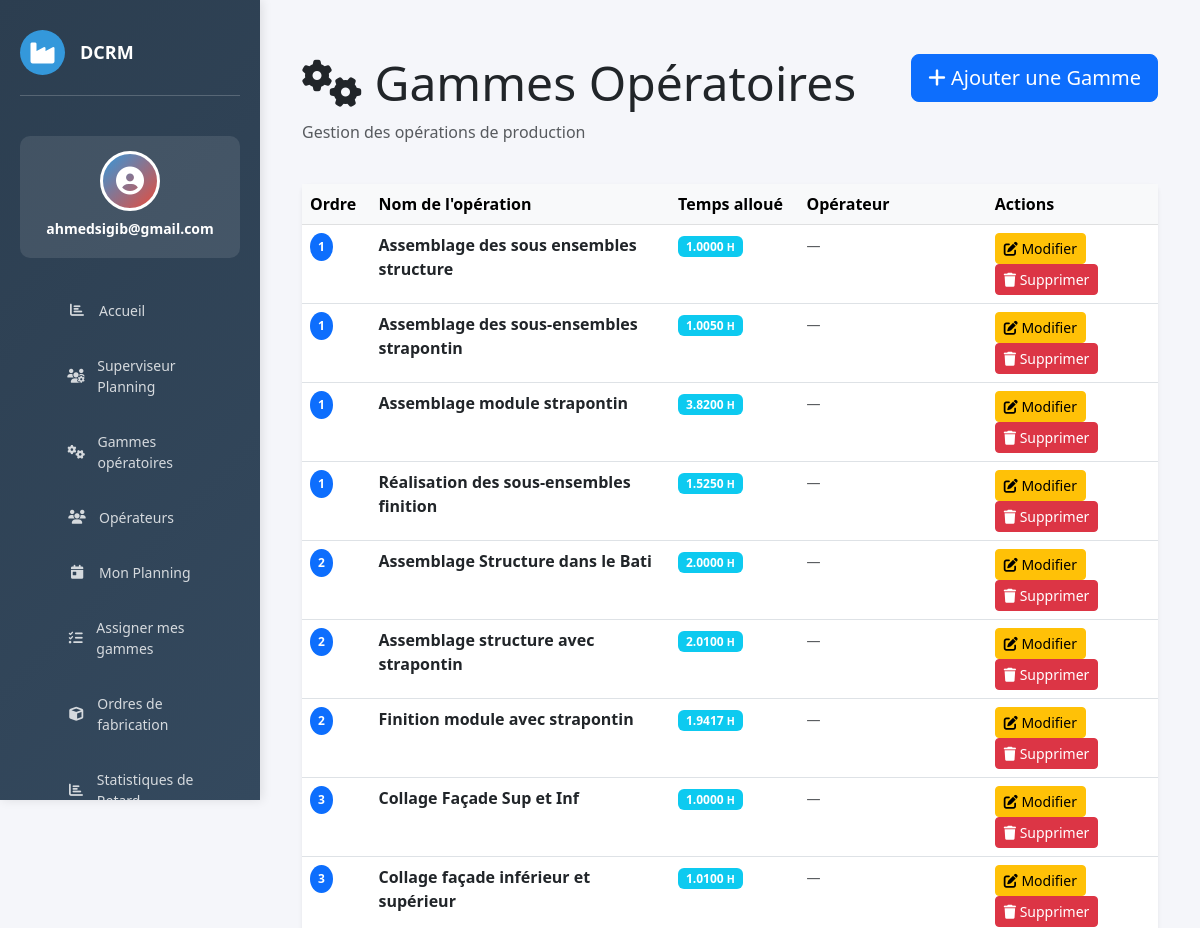
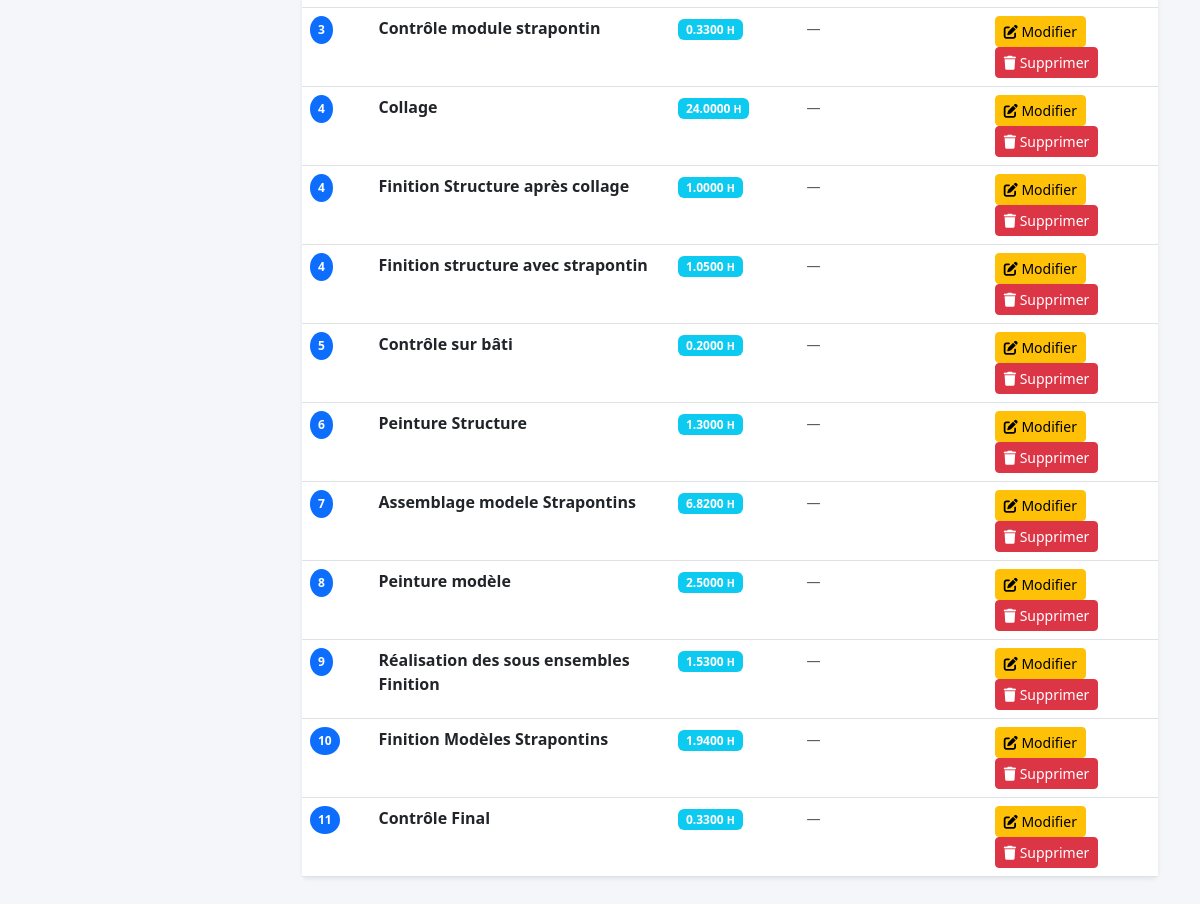
/gammes/ (signed in), run on an earlier commit of the app's database (2 pictures, top to bottom).
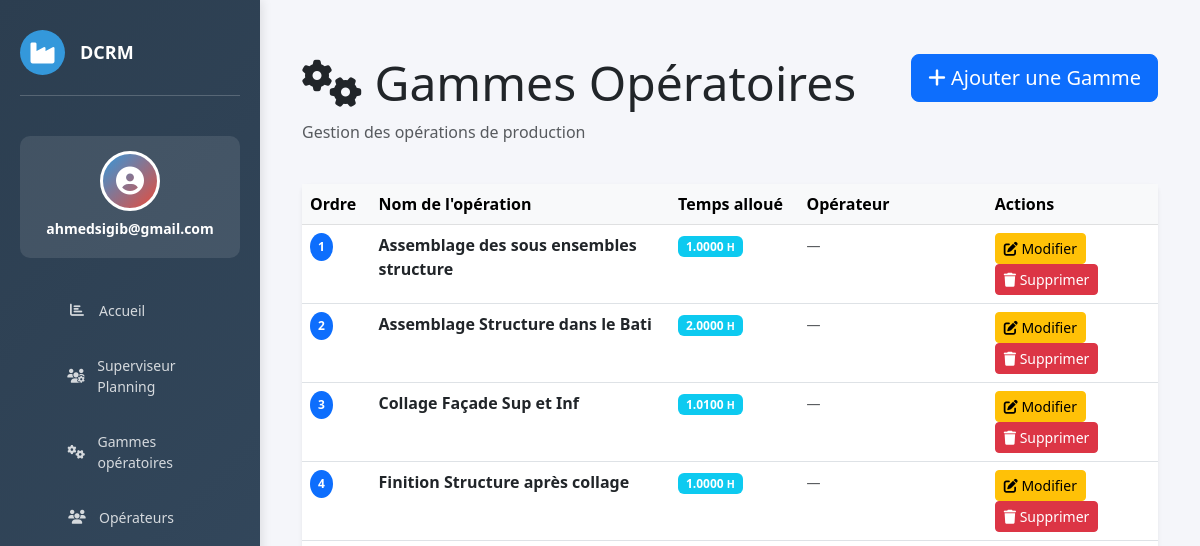
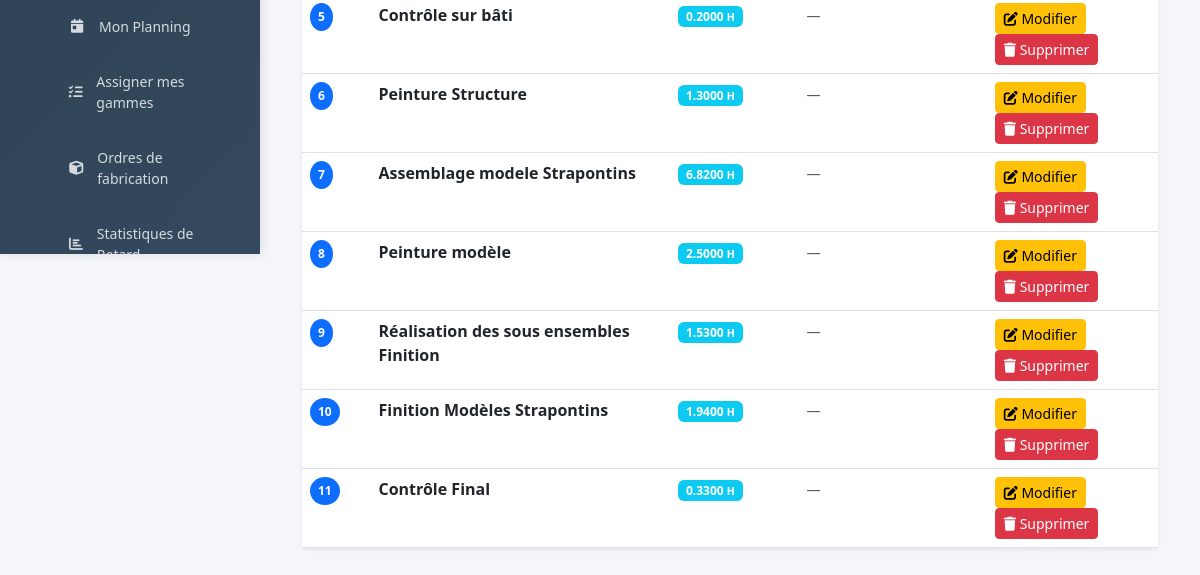
And on a later commit of the database (2 pictures, top to bottom).
### website/models.py (models this page shows, shortened)
class GammeOperation(models.Model):
    nom           = models.CharField(max_length=200)
    temps_alloue  = models.DecimalField(max_digits=7, decimal_places=4, help_text="Durée en heures (ex: 1.005)")
    ordre         = models.PositiveSmallIntegerField(help_text="Position dans la gamme")
    operateurs    = models.ManyToManyField(
        'Operateur',
        blank=True,
        related_name='gammes',
        verbose_name="Opérateurs assignés"
    )
    class Meta:
        ordering = ['ordre']

### website/views.py (the view)
# urls.py: path('gammes/', views.gammes_list, name='gammes_list'),
@login_required(login_url='home')
def gammes_list(request):
    gammes = GammeOperation.objects.all().order_by('ordre')
    context = {
        'gammes': gammes,
    }
    return render(request, 'gamme/gammes_list.html', context)

### website/templates/gamme/gammes_list.html (shortened to what this page needs)
{% extends 'base.html' %}
{% load static %}
{% block content %}
<div class="container-fluid mt-4">
    <div class="row mb-4">
        <div class="col-md-8">
            <h1 class="display-5">
                <i class="fas fa-cogs"></i> Gammes Opératoires
            </h1>
            <p class="text-muted">Gestion des opérations de production</p>
        </div>
        <div class="col-md-4 text-end">
            <a href="{% url 'ajouter_gamme' %}" class="btn btn-primary btn-lg">
                <i class="fas fa-plus"></i> Ajouter une Gamme
            </a>
        </div>
    </div>
    <div class="card border-0 shadow-sm">
        <div class="card-body p-0">
            {% if gammes %}
                <div class="table-responsive">
                    <table class="table table-hover mb-0">
                        <thead class="table-light">
                            <tr>
                                <th style="width: 8%">Ordre</th>
                                <th style="width: 35%">Nom de l'opération</th>
                                <th style="width: 15%">Temps alloué</th>
                                <th style="width: 22%">Opérateur</th>
                                <th style="width: 20%">Actions</th>
                            </tr>
                        </thead>
                        <tbody>
                            {% for gamme in gammes %}
                            <tr>
                                <td>
                                    <span class="badge bg-primary rounded-circle p-2">
                                        {{ gamme.ordre }}
                                    </span>
                                </td>
                                <td>
                                    <strong>{{ gamme.nom }}</strong>
                                </td>
                                <td>
                                    <span class="badge bg-info">
                                        {{ gamme.temps_alloue }} <small>H</small>
                                    </span>
                                </td>
                                <td>
                                    {% if gamme.operateur %}
                                        <span class="badge bg-secondary">
                                            <i class="fas fa-user"></i>
                                            {{ gamme.operateur.prenom }} {{ gamme.operateur.nom }}
                                        </span>
                                    {% else %}
                                        <span class="text-muted small">—</span>
                                    {% endif %}
                                </td>
                                <td>
                                    <a href="{% url 'modifier_gamme' gamme.id %}"
                                       class="btn btn-sm btn-warning"
                                       title="Modifier">
                                        <i class="fas fa-edit"></i> Modifier
                                    </a>
                                    <a href="{% url 'supprimer_gamme' gamme.id %}"
                                       class="btn btn-sm btn-danger"
                                       title="Supprimer"
                                       onclick="return confirm('Êtes-vous sûr de vouloir supprimer cette gamme ?');">
                                        <i class="fas fa-trash"></i> Supprimer
                                    </a>
                                </td>
                            </tr>
                            {% endfor %}
                        </tbody>
                    </table>
                </div>
            {% endif %}
        </div>
    </div>
</div>
{% endblock %}

### website/templates/base.html (shortened to what this page needs)
{% load static %}
<!DOCTYPE html>
<html lang="fr">
<head>
    <link href="https://cdn.jsdelivr.net/npm/bootstrap@5.3.0/dist/css/bootstrap.min.css" rel="stylesheet">
    <link rel="stylesheet" href="https://cdnjs.cloudflare.com/ajax/libs/font-awesome/6.4.0/css/all.min.css">
</head>
<body>
    {% if user.is_authenticated %}
    <aside class="sidebar">
        <div class="sidebar-header">
            <div class="logo">
                <i class="fas fa-industry"></i>
            </div>
            <h3>DCRM</h3>
        </div>
        <div class="user-profile">
            <div class="user-avatar">
                <i class="fas fa-user-circle"></i>
            </div>
            <h6>{{ user.first_name|default:user.username }}</h6>
        </div>
        <ul class="sidebar-menu">
             <li>
                <a href="{% url 'dashboard' %}">
                    <i class="fas fa-chart-bar"></i>
                    <span>Accueil </span>
                </a>
            </li>
            <li>
                <a href="{% url 'superviseur_dashboard' %}">
                    <i class="fas fa-users-cog"></i>
                    <span>Superviseur Planning</span>
                </a>
            </li>
            <li>
                <a href="{% url 'gammes_list' %}">
                    <i class="fas fa-cogs"></i>
                    <span>Gammes opératoires</span>
                </a>
            </li>
            <li>
                <a href="{% url 'operateur_list' %}">
                    <i class="fas fa-users"></i>
                    <span>Opérateurs</span>
                </a>
            </li>
            {% if user.operateur_profil %}
            <li>
                <a href="{% url 'dashboard_operateur' operateur_id=user.operateur_profil.id %}">
                    <i class="fas fa-calendar-day"></i>
                    <span>Mon Planning</span>
                </a>
            </li>
            <li>
                <a href="{% url 'assigner_gammes' operateur_id=user.operateur_profil.id %}">
                    <i class="fas fa-tasks"></i>
                    <span>Assigner mes gammes</span>
                </a>
            </li>
            {% endif %}
            <li>
                <a href="{% url 'of_list' %}">
                    <i class="fas fa-cube"></i>
                    <span>Ordres de fabrication</span>
                </a>
            </li>
                <li>
                <a href="{% url 'list_retard' %}">
                    <i class="fas fa-chart-bar"></i>
                    <span>Statistiques de Retard</span>
                </a>
            </li>
        </ul>
    </aside>
    {% endif %}
    <div class="main-content">
        {% block content %}
        {% endblock %}
    </div>
</body>
</html>

### website/templates/base.html (style rules this page uses)
:root { --primary: #2c3e50; --secondary: #3498db; --danger: #e74c3c; --success: #27ae60; --warning: #f39c12; }
* { margin: 0; padding: 0; box-sizing: border-box; }
body { font-family: 'Segoe UI', Tahoma, Geneva, Verdana, sans-serif; background-color: #f5f6fa; }
.sidebar { position: fixed; top: 0; left: 0; height: 100vh; width: 260px; background: linear-gradient(135deg, var(--primary) 0%, #34495e 100%); color: white; padding: 30px 20px; overflow-y: auto; box-shadow: 2px 0 10px rgba(0,0,0,0.1); z-index: 1000; }
.sidebar-header { display: flex; align-items: center; gap: 15px; margin-bottom: 40px; padding-bottom: 20px; border-bottom: 1px solid rgba(255,255,255,0.2); }
.sidebar-header .logo { width: 45px; height: 45px; background: var(--secondary); border-radius: 50%; display: flex; align-items: center; justify-content: center; font-size: 24px; }
.sidebar-header h3 { font-size: 18px; font-weight: 700; margin: 0; }
.user-profile { background: rgba(255,255,255,0.1); padding: 15px; border-radius: 10px; margin-bottom: 30px; text-align: center; }
.user-avatar { width: 60px; height: 60px; background: linear-gradient(135deg, var(--secondary), var(--danger)); border-radius: 50%; margin: 0 auto 10px; display: flex; align-items: center; justify-content: center; font-size: 28px; border: 3px solid white; }
.user-profile h6 { margin: 10px 0 5px; font-weight: 600; font-size: 14px; }
.sidebar-menu { list-style: none; margin-bottom: 30px; }
.sidebar-menu li { margin-bottom: 10px; }
.sidebar-menu a { display: flex; align-items: center; gap: 12px; padding: 12px 15px; color: rgba(255,255,255,0.8); text-decoration: none; border-radius: 8px; transition: all 0.3s ease; font-size: 14px; }
.sidebar-menu i { width: 20px; text-align: center; }
.main-content { margin-left: 260px; padding: 30px; min-height: 100vh; }

What changed in the data, as far as the page shows it:
removed GammeOperation: ordre "1", nom "Assemblage des sous-ensembles strapontin", temps_alloue "1.0050"
removed GammeOperation: ordre "1", nom "Assemblage module strapontin", temps_alloue "3.8200"
removed GammeOperation: ordre "1", nom "Réalisation des sous-ensembles finition", temps_alloue "1.5250"
removed GammeOperation: ordre "2", nom "Assemblage structure avec strapontin", temps_alloue "2.0100"
removed GammeOperation: ordre "2", nom "Finition module avec strapontin", temps_alloue "1.9417"
removed GammeOperation: ordre "3", nom "Collage façade inférieur et supérieur", temps_alloue "1.0100"
removed GammeOperation: ordre "3", nom "Contrôle module strapontin", temps_alloue "0.3300"
removed GammeOperation: ordre "4", nom "Collage", temps_alloue "24.0000"
removed GammeOperation: ordre "4", nom "Finition structure avec strapontin", temps_alloue "1.0500"
changed GammeOperation "Collage Façade Sup et Inf": temps_alloue "1.0000" → "1.0100"
